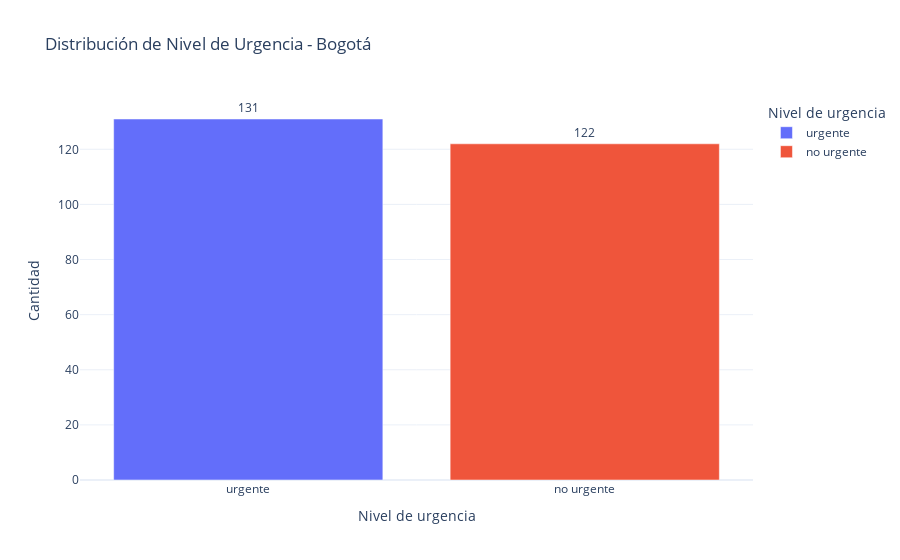
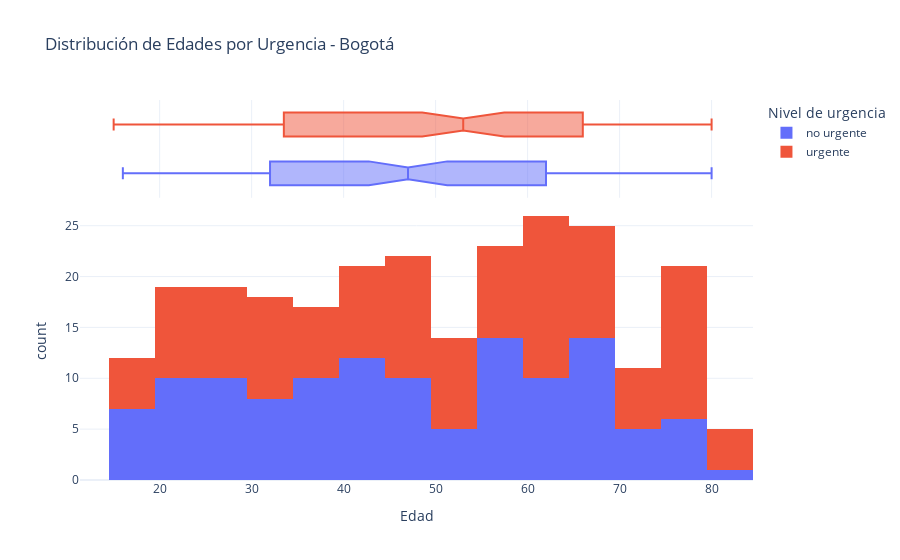
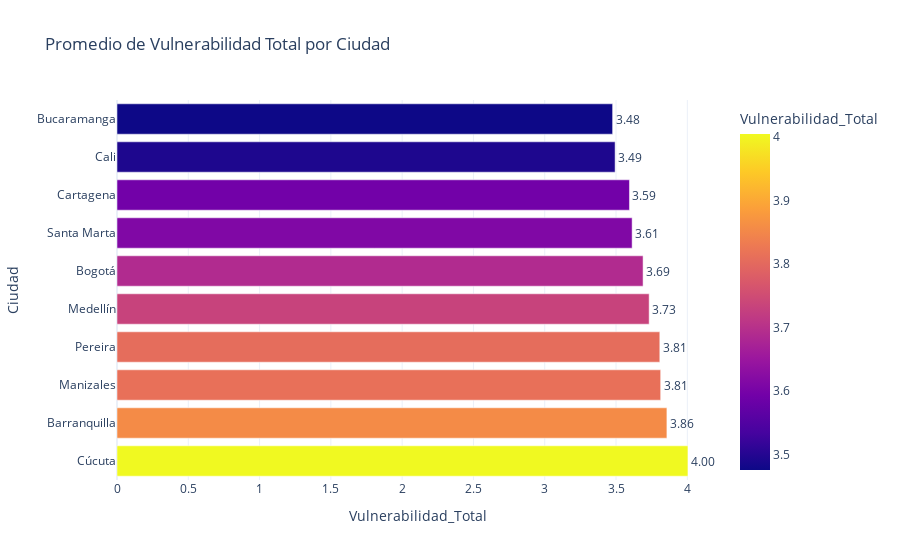
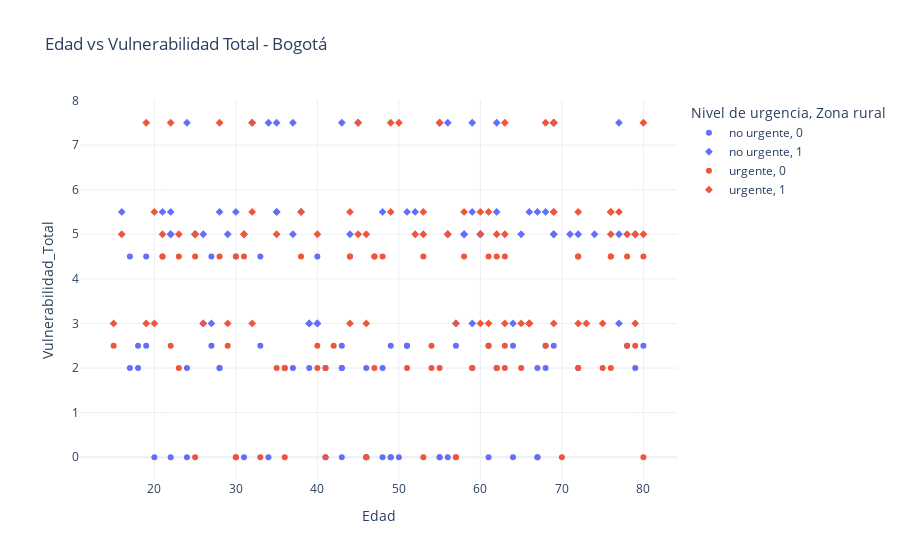

The notebook cell these images were saved under, in order:
### Code cell
# ====================================================
# 📊 Visualización por Ciudad (con Plotly y widgets)
# ====================================================
import pandas as pd
import plotly.express as px
import plotly.graph_objects as go
from ipywidgets import interact, widgets, interactive_output
from IPython.display import display, clear_output

# --- Cargar dataset base ---
df = pd.read_csv("dataset_comunidades_senasoft.csv")

# --- Filtrar solo Medio Ambiente ---
ambiente_viz = df[df["Categoría del problema"].str.lower() == "medio ambiente"].copy()

# --- Limpieza básica ---
ambiente_viz = ambiente_viz.dropna(subset=["Ciudad", "Edad", "Nivel de urgencia"])
ambiente_viz["Edad"] = pd.to_numeric(ambiente_viz["Edad"], errors="coerce")
ambiente_viz = ambiente_viz.dropna(subset=["Edad"])
ambiente_viz["Nivel de urgencia"] = ambiente_viz["Nivel de urgencia"].str.lower().str.strip()

# --- Crear feature de vulnerabilidad (simplificada) ---
def crear_features_viz(df):
    df = df.copy()
    df["Acceso a internet"] = pd.to_numeric(df["Acceso a internet"], errors="coerce").fillna(0).astype(int)
    df["Atención previa del gobierno"] = pd.to_numeric(df["Atención previa del gobierno"], errors="coerce").fillna(0).astype(int)
    df["Zona rural"] = pd.to_numeric(df["Zona rural"], errors="coerce").fillna(0).astype(int)
    df["Vulnerabilidad_Total"] = (
        df["Zona rural"] * 3 +
        (1 - df["Acceso a internet"]) * 2 +
        (1 - df["Atención previa del gobierno"]) * 2.5
    )
    return df

ambiente_viz = crear_features_viz(ambiente_viz)

# --- Coordenadas aproximadas de ciudades ---
coords_ciudades = {
    "Bogotá": (4.7110, -74.0721),
    "Medellín": (6.2442, -75.5812),
    "Cali": (3.4516, -76.5320),
    "Barranquilla": (10.9639, -74.7964),
    "Cartagena": (10.3910, -75.4794),
    "Bucaramanga": (7.1193, -73.1227),
    "Pereira": (4.8143, -75.6946),
    "Manizales": (5.0703, -75.5138),
    "Cúcuta": (7.8939, -72.5078),
    "Ibagué": (4.4389, -75.2322),
    "Neiva": (2.9386, -75.2819),
    "Villavicencio": (4.1420, -73.6266),
    "Santa Marta": (11.2408, -74.1990),
    "Popayán": (2.4448, -76.6147),
    "Montería": (8.7489, -75.8814),
    "Pasto": (1.2136, -77.2811)
}
ambiente_viz["lat"] = ambiente_viz["Ciudad"].map(lambda c: coords_ciudades.get(c, (None, None))[0])
ambiente_viz["lon"] = ambiente_viz["Ciudad"].map(lambda c: coords_ciudades.get(c, (None, None))[1])

# --- Ciudades disponibles ---
ciudades_disponibles = sorted(ambiente_viz["Ciudad"].dropna().unique())

# --- Función principal de visualización ---
def visualizar_ciudad(ciudad):
    clear_output(wait=True)
    print(f"📍 Ciudad seleccionada: {ciudad}")

    dfc = ambiente_viz[ambiente_viz["Ciudad"] == ciudad]
    if dfc.empty:
        print("❌ No hay registros para esta ciudad.")
        return

    # 1️⃣ Distribución de nivel de urgencia
    urg_counts = dfc["Nivel de urgencia"].value_counts().reset_index()
    urg_counts.columns = ["Nivel de urgencia", "Cantidad"]
    fig1 = px.bar(
        urg_counts, x="Nivel de urgencia", y="Cantidad",
        color="Nivel de urgencia", text="Cantidad",
        title=f"Distribución de Nivel de Urgencia - {ciudad}",
        template="plotly_white"
    )
    fig1.update_traces(textposition="outside")
    fig1.show()

    # 2️⃣ Distribución por edad
    fig2 = px.histogram(
        dfc, x="Edad", nbins=20, color="Nivel de urgencia",
        marginal="box",
        title=f"Distribución de Edades por Urgencia - {ciudad}",
        template="plotly_white"
    )
    fig2.show()

    # 7️⃣ Promedio de vulnerabilidad total por ciudad
    vuln_city = (
        ambiente_viz.groupby("Ciudad")["Vulnerabilidad_Total"]
        .mean().reset_index().sort_values(by="Vulnerabilidad_Total", ascending=False)
    )
    fig3 = px.bar(
        vuln_city, x="Vulnerabilidad_Total", y="Ciudad",
        orientation="h", text="Vulnerabilidad_Total",
        title="Promedio de Vulnerabilidad Total por Ciudad",
        template="plotly_white", color="Vulnerabilidad_Total"
    )
    fig3.update_traces(texttemplate="%{text:.2f}", textposition="outside")
    fig3.show()

    # 8️⃣ Relación Edad vs Vulnerabilidad Total
    fig4 = px.scatter(
        dfc, x="Edad", y="Vulnerabilidad_Total", color="Nivel de urgencia",
        symbol="Zona rural",
        hover_data=["Acceso a internet", "Atención previa del gobierno"],
        title=f"Edad vs Vulnerabilidad Total - {ciudad}",
        template="plotly_white"
    )
    fig4.show()

    # 9️⃣ Mapa geográfico de calor (casos por ciudad)
    casos_ciudad = (
        ambiente_viz.groupby(["Ciudad", "lat", "lon"])
        .size().reset_index(name="Casos")
    )
    casos_ciudad = casos_ciudad.dropna(subset=["lat", "lon"])

    fig5 = px.scatter_mapbox(
        casos_ciudad,
        lat="lat", lon="lon", size="Casos",
        color="Casos", hover_name="Ciudad",
        zoom=4.3,
        color_continuous_scale="Viridis",
        mapbox_style="carto-positron",
        title="Mapa geográfico de calor - Casos por ciudad"
    )
    fig5.show()

# --- Selector interactivo manual ---
selector = widgets.Dropdown(
    options=ciudades_disponibles,
    description='Ciudad:',
    style={'description_width': 'initial'},
    layout=widgets.Layout(width='50%')
)
display(selector)

def on_change(change):
    if change['type'] == 'change' and change['name'] == 'value':
        visualizar_ciudad(change['new'])

selector.observe(on_change)
print("✅ Selecciona una ciudad en el menú desplegable para ver las gráficas.")

### Figure 1 — Plotly figure (JSON) as saved in the notebook; plotly's stock layout.template omitted (floating-point values rounded to 4 significant figures)
{"data": [{"hovertemplate": "Nivel de urgencia=%{x}<br>Cantidad=%{text}<extra></extra>", "legendgroup": "urgente", "marker": {"color": "#636efa", "pattern": {"shape": ""}}, "name": "urgente", "orientation": "v", "showlegend": true, "text": [131.0], "textposition": "outside", "type": "bar", "x": ["urgente"], "xaxis": "x", "y": [131], "yaxis": "y"}, {"hovertemplate": "Nivel de urgencia=%{x}<br>Cantidad=%{text}<extra></extra>", "legendgroup": "no urgente", "marker": {"color": "#EF553B", "pattern": {"shape": ""}}, "name": "no urgente", "orientation": "v", "showlegend": true, "text": [122.0], "textposition": "outside", "type": "bar", "x": ["no urgente"], "xaxis": "x", "y": [122], "yaxis": "y"}], "layout": {"barmode": "relative", "legend": {"title": {"text": "Nivel de urgencia"}, "tracegroupgap": 0}, "title": {"text": "Distribución de Nivel de Urgencia - Bogotá"}, "xaxis": {"anchor": "y", "categoryarray": ["urgente", "no urgente"], "categoryorder": "array", "domain": [0, 1], "title": {"text": "Nivel de urgencia"}}, "yaxis": {"anchor": "x", "domain": [0, 1], "title": {"text": "Cantidad"}}}}

### Figure 2 — Plotly figure (JSON) as saved in the notebook; plotly's stock layout.template omitted (floating-point values rounded to 4 significant figures; data arrays with more than 128 entries replaced by an {"elided": "..."} marker saying what was removed)
{"data": [{"bingroup": "x", "hovertemplate": "Nivel de urgencia=no urgente<br>Edad=%{x}<br>count=%{y}<extra></extra>", "legendgroup": "no urgente", "marker": {"color": "#636efa", "pattern": {"shape": ""}}, "name": "no urgente", "nbinsx": 20, "orientation": "v", "showlegend": true, "type": "histogram", "x": [19.0, 22.0, 51.0, 35.0, 43.0, 40.0, 17.0, 65.0, 64.0, 25.0, 64.0, 35.0, 55.0, 56.0, 30.0, 44.0, 40.0, 62.0, 55.0, 38.0, 21.0, 57.0, 20.0, 26.0, 22.0, 43.0, 69.0, 16.0, 21.0, 79.0, 28.0, 61.0, 24.0, 43.0, 17.0, 39.0, 40.0, 33.0, 51.0, 69.0, 62.0, 44.0, 48.0, 33.0, 59.0, 59.0, 72.0, 77.0, 32.0, 67.0, 37.0, 56.0, 48.0, 67.0, 41.0, 46.0, 69.0, 27.0, 35.0, 41.0, 72.0, 77.0, 69.0, 51.0, 56.0, 59.0, 74.0, 26.0, 24.0, 58.0, 58.0, 37.0, 49.0, 22.0, 19.0, 66.0, 69.0, 24.0, 39.0, 27.0, 46.0, 57.0, 45.0, 68.0, 61.0, 34.0, 43.0, 29.0, 31.0, 59.0, 49.0, 18.0, 27.0, 55.0, 80.0, 79.0, 67.0, 62.0, 64.0, 30.0, 52.0, 46.0, 60.0, 77.0, 48.0, 71.0, 49.0, 50.0, 68.0, 28.0, 39.0, 43.0, 78.0, 34.0, 37.0, 72.0, 67.0, 28.0, 60.0, 68.0, 22.0, 18.0], "xaxis": "x", "yaxis": "y"}, {"hovertemplate": "Nivel de urgencia=no urgente<br>Edad=%{x}<extra></extra>", "legendgroup": "no urgente", "marker": {"color": "#636efa"}, "name": "no urgente", "notched": true, "showlegend": false, "type": "box", "x": [19.0, 22.0, 51.0, 35.0, 43.0, 40.0, 17.0, 65.0, 64.0, 25.0, 64.0, 35.0, 55.0, 56.0, 30.0, 44.0, 40.0, 62.0, 55.0, 38.0, 21.0, 57.0, 20.0, 26.0, 22.0, 43.0, 69.0, 16.0, 21.0, 79.0, 28.0, 61.0, 24.0, 43.0, 17.0, 39.0, 40.0, 33.0, 51.0, 69.0, 62.0, 44.0, 48.0, 33.0, 59.0, 59.0, 72.0, 77.0, 32.0, 67.0, 37.0, 56.0, 48.0, 67.0, 41.0, 46.0, 69.0, 27.0, 35.0, 41.0, 72.0, 77.0, 69.0, 51.0, 56.0, 59.0, 74.0, 26.0, 24.0, 58.0, 58.0, 37.0, 49.0, 22.0, 19.0, 66.0, 69.0, 24.0, 39.0, 27.0, 46.0, 57.0, 45.0, 68.0, 61.0, 34.0, 43.0, 29.0, 31.0, 59.0, 49.0, 18.0, 27.0, 55.0, 80.0, 79.0, 67.0, 62.0, 64.0, 30.0, 52.0, 46.0, 60.0, 77.0, 48.0, 71.0, 49.0, 50.0, 68.0, 28.0, 39.0, 43.0, 78.0, 34.0, 37.0, 72.0, 67.0, 28.0, 60.0, 68.0, 22.0, 18.0], "xaxis": "x2", "yaxis": "y2"}, {"bingroup": "x", "hovertemplate": "Nivel de urgencia=urgente<br>Edad=%{x}<br>count=%{y}<extra></extra>", "legendgroup": "urgente", "marker": {"color": "#EF553B", "pattern": {"shape": ""}}, "name": "urgente", "nbinsx": 20, "orientation": "v", "showlegend": true, "type": "histogram", "x": {"elided": "131 float values"}, "xaxis": "x", "yaxis": "y"}, {"hovertemplate": "Nivel de urgencia=urgente<br>Edad=%{x}<extra></extra>", "legendgroup": "urgente", "marker": {"color": "#EF553B"}, "name": "urgente", "notched": true, "showlegend": false, "type": "box", "x": {"elided": "131 float values"}, "xaxis": "x2", "yaxis": "y2"}], "layout": {"barmode": "relative", "legend": {"title": {"text": "Nivel de urgencia"}, "tracegroupgap": 0}, "title": {"text": "Distribución de Edades por Urgencia - Bogotá"}, "xaxis": {"anchor": "y", "domain": [0, 1], "title": {"text": "Edad"}}, "xaxis2": {"anchor": "y2", "domain": [0, 1], "matches": "x", "showgrid": true, "showticklabels": false}, "yaxis": {"anchor": "x", "domain": [0, 0.7326], "title": {"text": "count"}}, "yaxis2": {"anchor": "x2", "domain": [0.7426, 1], "matches": "y2", "showgrid": false, "showline": false, "showticklabels": false, "ticks": ""}}}

### Figure 3 — Plotly figure (JSON) as saved in the notebook; plotly's stock layout.template omitted (floating-point values rounded to 4 significant figures)
{"data": [{"hovertemplate": "Vulnerabilidad_Total=%{marker.color}<br>Ciudad=%{y}<extra></extra>", "legendgroup": "", "marker": {"color": [4.004, 3.857, 3.813, 3.807, 3.732, 3.69, 3.613, 3.594, 3.493, 3.476], "coloraxis": "coloraxis", "pattern": {"shape": ""}}, "name": "", "orientation": "h", "showlegend": false, "text": [4.004, 3.857, 3.813, 3.807, 3.732, 3.69, 3.613, 3.594, 3.493, 3.476], "textposition": "outside", "texttemplate": "%{text:.2f}", "type": "bar", "x": [4.004, 3.857, 3.813, 3.807, 3.732, 3.69, 3.613, 3.594, 3.493, 3.476], "xaxis": "x", "y": ["Cúcuta", "Barranquilla", "Manizales", "Pereira", "Medellín", "Bogotá", "Santa Marta", "Cartagena", "Cali", "Bucaramanga"], "yaxis": "y"}], "layout": {"barmode": "relative", "coloraxis": {"colorbar": {"title": {"text": "Vulnerabilidad_Total"}}, "colorscale": [[0, "#0d0887"], [0.1111, "#46039f"], [0.2222, "#7201a8"], [0.3333, "#9c179e"], [0.4444, "#bd3786"], [0.5556, "#d8576b"], [0.6667, "#ed7953"], [0.7778, "#fb9f3a"], [0.8889, "#fdca26"], [1, "#f0f921"]]}, "legend": {"tracegroupgap": 0}, "title": {"text": "Promedio de Vulnerabilidad Total por Ciudad"}, "xaxis": {"anchor": "y", "domain": [0, 1], "title": {"text": "Vulnerabilidad_Total"}}, "yaxis": {"anchor": "x", "domain": [0, 1], "title": {"text": "Ciudad"}}}}

### Figure 4 — Plotly figure (JSON) as saved in the notebook; plotly's stock layout.template omitted (floating-point values rounded to 4 significant figures; data arrays with more than 128 entries replaced by an {"elided": "..."} marker saying what was removed)
{"data": [{"customdata": [[0, 0], [1, 0], [1, 1], [0, 0], [0, 1], [1, 1], [1, 1], [1, 1], [0, 0], [0, 0], [0, 1], [1, 1], [0, 1], [1, 0], [0, 0], [0, 1], [1, 0], [1, 1], [0, 1], [0, 0], [1, 0], [1, 1], [0, 0], [0, 1], [0, 1], [1, 1], [0, 1], [1, 1], [0, 0], [1, 1], [0, 0], [1, 0], [0, 1], [0, 1], [1, 1], [1, 0], [0, 1], [1, 0], [0, 1], [1, 0], [1, 1], [1, 1], [1, 1], [1, 0], [1, 0], [1, 1], [1, 0], [0, 1], [0, 1], [1, 0], [1, 1], [1, 1], [1, 1], [0, 1], [1, 0], [1, 0], [0, 1], [1, 1], [0, 1], [1, 0], [1, 1], [0, 1]], "hovertemplate": "Nivel de urgencia=no urgente<br>Zona rural=0<br>Edad=%{x}<br>Vulnerabilidad_Total=%{y}<br>Acceso a internet=%{customdata[0]}<br>Atención previa del gobierno=%{customdata[1]}<extra></extra>", "legendgroup": "no urgente, 0", "marker": {"color": "#636efa", "symbol": "circle"}, "mode": "markers", "name": "no urgente, 0", "orientation": "v", "showlegend": true, "type": "scatter", "x": [19.0, 51.0, 43.0, 40.0, 17.0, 64.0, 55.0, 56.0, 30.0, 44.0, 62.0, 20.0, 43.0, 69.0, 21.0, 28.0, 61.0, 24.0, 43.0, 17.0, 33.0, 48.0, 33.0, 59.0, 48.0, 67.0, 41.0, 46.0, 27.0, 41.0, 72.0, 51.0, 24.0, 37.0, 49.0, 19.0, 39.0, 27.0, 46.0, 57.0, 61.0, 34.0, 31.0, 49.0, 18.0, 55.0, 80.0, 79.0, 67.0, 64.0, 46.0, 49.0, 50.0, 68.0, 43.0, 78.0, 72.0, 67.0, 28.0, 68.0, 22.0, 18.0], "xaxis": "x", "y": [4.5, 2.5, 0.0, 4.5, 2.0, 0.0, 0.0, 0.0, 4.5, 4.5, 2.0, 0.0, 2.0, 2.5, 4.5, 2.0, 2.5, 0.0, 2.0, 4.5, 2.5, 0.0, 4.5, 2.0, 2.0, 0.0, 2.0, 0.0, 4.5, 0.0, 4.5, 2.5, 2.0, 2.0, 0.0, 2.5, 2.0, 2.5, 2.0, 2.5, 0.0, 0.0, 0.0, 2.5, 2.5, 0.0, 2.5, 2.0, 2.0, 2.5, 0.0, 0.0, 0.0, 2.0, 2.5, 2.5, 2.0, 0.0, 2.0, 2.5, 0.0, 2.0], "yaxis": "y"}, {"customdata": [[0, 1], [0, 0], [0, 1], [0, 1], [1, 1], [1, 0], [1, 1], [0, 0], [1, 0], [1, 0], [1, 1], [0, 1], [1, 0], [1, 0], [0, 1], [1, 1], [1, 1], [1, 0], [0, 1], [0, 0], [0, 1], [1, 1], [0, 1], [1, 1], [0, 0], [1, 0], [0, 0], [0, 0], [0, 1], [1, 0], [0, 0], [0, 0], [0, 1], [1, 0], [0, 1], [1, 1], [0, 1], [0, 1], [0, 1], [1, 0], [0, 0], [0, 0], [0, 0], [1, 0], [0, 0], [0, 1], [0, 0], [1, 1], [1, 0], [1, 0], [1, 0], [0, 1], [0, 1], [1, 0], [0, 1], [1, 0], [1, 1], [0, 0], [0, 1], [0, 1]], "hovertemplate": "Nivel de urgencia=no urgente<br>Zona rural=1<br>Edad=%{x}<br>Vulnerabilidad_Total=%{y}<br>Acceso a internet=%{customdata[0]}<br>Atención previa del gobierno=%{customdata[1]}<extra></extra>", "legendgroup": "no urgente, 1", "marker": {"color": "#636efa", "symbol": "diamond"}, "mode": "markers", "name": "no urgente, 1", "orientation": "v", "showlegend": true, "type": "scatter", "x": [22.0, 35.0, 65.0, 25.0, 64.0, 35.0, 40.0, 55.0, 38.0, 21.0, 57.0, 26.0, 22.0, 16.0, 79.0, 39.0, 40.0, 51.0, 69.0, 62.0, 44.0, 59.0, 72.0, 77.0, 32.0, 67.0, 37.0, 56.0, 69.0, 35.0, 77.0, 69.0, 56.0, 59.0, 74.0, 26.0, 58.0, 58.0, 22.0, 66.0, 69.0, 24.0, 45.0, 68.0, 43.0, 29.0, 59.0, 27.0, 62.0, 30.0, 52.0, 60.0, 77.0, 48.0, 71.0, 28.0, 39.0, 34.0, 37.0, 60.0], "xaxis": "x", "y": [5.0, 7.5, 5.0, 5.0, 3.0, 5.5, 3.0, 7.5, 5.5, 5.5, 3.0, 5.0, 5.5, 5.5, 5.0, 3.0, 3.0, 5.5, 5.0, 7.5, 5.0, 3.0, 5.0, 3.0, 7.5, 5.5, 7.5, 7.5, 5.0, 5.5, 7.5, 7.5, 5.0, 5.5, 5.0, 3.0, 5.0, 5.0, 5.0, 5.5, 7.5, 7.5, 7.5, 5.5, 7.5, 5.0, 7.5, 3.0, 5.5, 5.5, 5.5, 5.0, 5.0, 5.5, 5.0, 5.5, 3.0, 7.5, 5.0, 5.0], "yaxis": "y"}, {"customdata": [[0, 1], [0, 1], [1, 0], [0, 1], [0, 1], [1, 1], [0, 0], [0, 0], [0, 0], [0, 0], [0, 0], [1, 0], [1, 0], [1, 0], [0, 0], [0, 1], [1, 1], [0, 0], [1, 0], [1, 1], [1, 1], [0, 1], [0, 0], [0, 0], [1, 0], [0, 0], [1, 1], [1, 1], [1, 1], [0, 1], [1, 0], [0, 1], [0, 1], [0, 1], [0, 0], [1, 1], [1, 0], [0, 1], [1, 1], [0, 0], [0, 1], [0, 0], [0, 1], [0, 1], [0, 0], [0, 0], [0, 1], [1, 0], [1, 0], [0, 0], [0, 0], [0, 1], [1, 1], [1, 0], [1, 1], [0, 0], [0, 1], [0, 0], [1, 1], [0, 0], [1, 1], [0, 0]], "hovertemplate": "Nivel de urgencia=urgente<br>Zona rural=0<br>Edad=%{x}<br>Vulnerabilidad_Total=%{y}<br>Acceso a internet=%{customdata[0]}<br>Atención previa del gobierno=%{customdata[1]}<extra></extra>", "legendgroup": "urgente, 0", "marker": {"color": "#EF553B", "symbol": "circle"}, "mode": "markers", "name": "urgente, 0", "orientation": "v", "showlegend": true, "type": "scatter", "x": [36.0, 40.0, 15.0, 54.0, 62.0, 57.0, 62.0, 25.0, 72.0, 28.0, 76.0, 22.0, 68.0, 63.0, 47.0, 63.0, 25.0, 48.0, 61.0, 33.0, 70.0, 36.0, 78.0, 23.0, 29.0, 80.0, 53.0, 30.0, 41.0, 75.0, 79.0, 55.0, 51.0, 65.0, 76.0, 36.0, 40.0, 59.0, 57.0, 58.0, 47.0, 44.0, 76.0, 41.0, 53.0, 31.0, 72.0, 42.0, 78.0, 30.0, 61.0, 23.0, 80.0, 54.0, 46.0, 38.0, 35.0, 63.0, 30.0, 47.0, 46.0, 21.0], "xaxis": "x", "y": [2.0, 2.0, 2.5, 2.0, 2.0, 0.0, 4.5, 4.5, 4.5, 4.5, 4.5, 2.5, 2.5, 2.5, 4.5, 2.0, 0.0, 4.5, 2.5, 0.0, 0.0, 2.0, 4.5, 4.5, 2.5, 4.5, 0.0, 0.0, 0.0, 2.0, 2.5, 2.0, 2.0, 2.0, 4.5, 0.0, 2.5, 2.0, 0.0, 4.5, 2.0, 4.5, 2.0, 2.0, 4.5, 4.5, 2.0, 2.5, 2.5, 4.5, 4.5, 2.0, 0.0, 2.5, 0.0, 4.5, 2.0, 4.5, 0.0, 4.5, 0.0, 4.5], "yaxis": "y"}, {"customdata": {"elided": "69x2 int values"}, "hovertemplate": "Nivel de urgencia=urgente<br>Zona rural=1<br>Edad=%{x}<br>Vulnerabilidad_Total=%{y}<br>Acceso a internet=%{customdata[0]}<br>Atención previa del gobierno=%{customdata[1]}<extra></extra>", "legendgroup": "urgente, 1", "marker": {"color": "#EF553B", "symbol": "diamond"}, "mode": "markers", "name": "urgente, 1", "orientation": "v", "showlegend": true, "type": "scatter", "x": [21.0, 55.0, 32.0, 69.0, 63.0, 76.0, 75.0, 76.0, 45.0, 32.0, 56.0, 63.0, 49.0, 60.0, 69.0, 52.0, 19.0, 53.0, 68.0, 32.0, 78.0, 15.0, 49.0, 72.0, 80.0, 29.0, 28.0, 73.0, 26.0, 69.0, 22.0, 38.0, 66.0, 20.0, 61.0, 60.0, 66.0, 44.0, 50.0, 35.0, 61.0, 25.0, 44.0, 76.0, 16.0, 23.0, 79.0, 60.0, 63.0, 31.0, 45.0, 72.0, 31.0, 20.0, 79.0, 77.0, 25.0, 69.0, 57.0, 66.0, 19.0, 40.0, 80.0, 46.0, 53.0, 62.0, 65.0, 46.0, 58.0], "xaxis": "x", "y": [5.0, 7.5, 5.5, 3.0, 3.0, 5.0, 3.0, 5.5, 7.5, 3.0, 5.0, 7.5, 7.5, 5.5, 5.5, 5.0, 7.5, 5.0, 7.5, 7.5, 5.0, 3.0, 5.5, 5.5, 5.0, 3.0, 7.5, 3.0, 3.0, 7.5, 7.5, 5.5, 3.0, 5.5, 5.5, 3.0, 3.0, 5.5, 7.5, 5.0, 3.0, 5.0, 3.0, 5.5, 5.0, 5.0, 3.0, 5.0, 5.0, 5.0, 5.0, 3.0, 5.0, 3.0, 5.0, 5.5, 5.0, 5.5, 3.0, 3.0, 3.0, 5.0, 7.5, 5.0, 5.5, 5.0, 3.0, 3.0, 5.5], "yaxis": "y"}], "layout": {"legend": {"title": {"text": "Nivel de urgencia, Zona rural"}, "tracegroupgap": 0}, "title": {"text": "Edad vs Vulnerabilidad Total - Bogotá"}, "xaxis": {"anchor": "y", "domain": [0, 1], "title": {"text": "Edad"}}, "yaxis": {"anchor": "x", "domain": [0, 1], "title": {"text": "Vulnerabilidad_Total"}}}}
